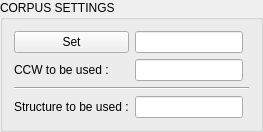
              <widget class="QGroupBox" name="gbCCWStructure">
               <property name="title">
                <string>CORPUS SETTINGS</string>
               </property>
               <layout class="QGridLayout" name="gridLayout_10">
                <item row="3" column="0">
                 <widget class="QLabel" name="label_14">
                  <property name="text">
                   <string>Structure to be used :</string>
                  </property>
                 </widget>
                </item>
                <item row="1" column="0">
                 <widget class="QLabel" name="laCCW">
                  <property name="text">
                   <string>CCW to be used :</string>
                  </property>
                 </widget>
                </item>
                <item row="2" column="0" colspan="3">
                 <widget class="Line" name="line_13">
                  <property name="orientation">
                   <enum>Qt::Horizontal</enum>
                  </property>
                 </widget>
                </item>
                <item row="0" column="0">
                 <widget class="QPushButton" name="pbLoadSettings">
                  <property name="text">
                   <string>Set</string>
                  </property>
                 </widget>
                </item>
                <item row="1" column="1">
                 <widget class="QLineEdit" name="leDisplayCCW">
                  <property name="readOnly">
                   <bool>false</bool>
                  </property>
                 </widget>
                </item>
                <item row="3" column="1">
                 <widget class="QLineEdit" name="leDisplayStructure">
                  <property name="readOnly">
                   <bool>false</bool>
                  </property>
                 </widget>
                </item>
                <item row="0" column="1">
                 <widget class="QLineEdit" name="leSettingFile">
                  <property name="readOnly">
                   <bool>true</bool>
                  </property>
                 </widget>
                </item>
               </layout>
              </widget>
